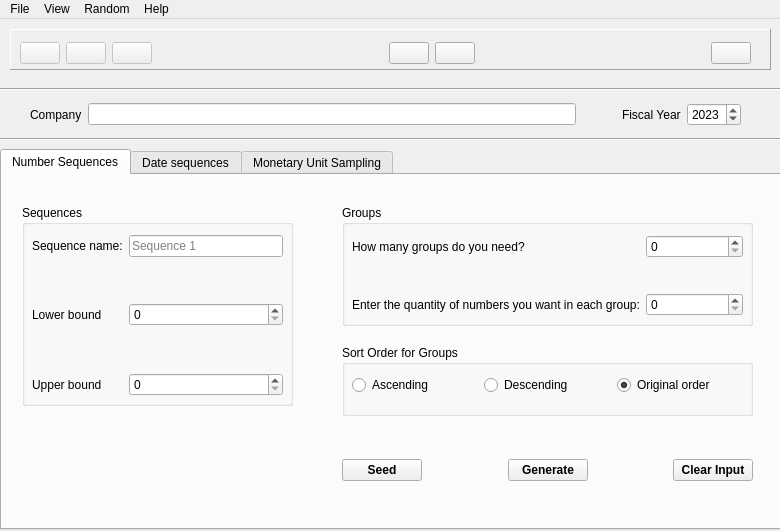
<?xml version="1.0" encoding="UTF-8"?>
<ui version="4.0">
 <author>Tim Lui</author>
 <class>MainWindow</class>
 <widget class="QMainWindow" name="MainWindow">
  <property name="geometry">
   <rect>
    <x>0</x>
    <y>0</y>
    <width>780</width>
    <height>531</height>
   </rect>
  </property>
  <property name="windowTitle">
   <string>AVEGA Random</string>
  </property>
  <property name="windowIcon">
   <iconset resource="resources.qrc">
    <normaloff>:/assets/icons/AVEGA-Favicon.ico</normaloff>:/assets/icons/AVEGA-Favicon.ico</iconset>
  </property>
  <property name="toolButtonStyle">
   <enum>Qt::ToolButtonTextUnderIcon</enum>
  </property>
  <widget class="QWidget" name="company_wrapper">
   <widget class="QTabWidget" name="sampling_types">
    <property name="geometry">
     <rect>
      <x>0</x>
      <y>130</y>
      <width>781</width>
      <height>381</height>
     </rect>
    </property>
    <property name="layoutDirection">
     <enum>Qt::LeftToRight</enum>
    </property>
    <property name="currentIndex">
     <number>0</number>
    </property>
    <property name="documentMode">
     <bool>false</bool>
    </property>
    <property name="tabBarAutoHide">
     <bool>false</bool>
    </property>
    <widget class="QWidget" name="tab_numbers">
     <attribute name="title">
      <string>Number Sequences</string>
     </attribute>
     <widget class="QGroupBox" name="sequence_box_numbers">
      <property name="geometry">
       <rect>
        <x>20</x>
        <y>30</y>
        <width>271</width>
        <height>201</height>
       </rect>
      </property>
      <property name="title">
       <string>Sequences</string>
      </property>
      <widget class="QWidget" name="formLayoutWidget">
       <property name="geometry">
        <rect>
         <x>10</x>
         <y>30</y>
         <width>251</width>
         <height>161</height>
        </rect>
       </property>
       <layout class="QFormLayout" name="sequence_input_numbers">
        <item row="0" column="0">
         <widget class="QLabel" name="label_numbers_seq">
          <property name="text">
           <string>Sequence name:</string>
          </property>
         </widget>
        </item>
        <item row="0" column="1">
         <widget class="QLineEdit" name="sequence_name_numbers">
          <property name="placeholderText">
           <string>Sequence 1</string>
          </property>
         </widget>
        </item>
        <item row="2" column="0">
         <widget class="QLabel" name="label_numbers_lbound">
          <property name="text">
           <string>Lower bound</string>
          </property>
         </widget>
        </item>
        <item row="2" column="1">
         <widget class="QSpinBox" name="lbound_numbers">
          <property name="maximum">
           <number>999999999</number>
          </property>
         </widget>
        </item>
        <item row="4" column="0">
         <widget class="QLabel" name="label_numbers_ubound">
          <property name="text">
           <string>Upper bound</string>
          </property>
         </widget>
        </item>
        <item row="4" column="1">
         <widget class="QSpinBox" name="ubound_numbers">
          <property name="maximum">
           <number>999999999</number>
          </property>
         </widget>
        </item>
        <item row="1" column="0">
         <spacer name="verticalSpacer">
          <property name="orientation">
           <enum>Qt::Vertical</enum>
          </property>
          <property name="sizeHint" stdset="0">
           <size>
            <width>20</width>
            <height>40</height>
           </size>
          </property>
         </spacer>
        </item>
        <item row="3" column="0">
         <spacer name="verticalSpacer_2">
          <property name="orientation">
           <enum>Qt::Vertical</enum>
          </property>
          <property name="sizeHint" stdset="0">
           <size>
            <width>20</width>
            <height>40</height>
           </size>
          </property>
         </spacer>
        </item>
        <item row="1" column="1">
         <spacer name="verticalSpacer_3">
          <property name="orientation">
           <enum>Qt::Vertical</enum>
          </property>
          <property name="sizeHint" stdset="0">
           <size>
            <width>20</width>
            <height>40</height>
           </size>
          </property>
         </spacer>
        </item>
        <item row="3" column="1">
         <spacer name="verticalSpacer_4">
          <property name="orientation">
           <enum>Qt::Vertical</enum>
          </property>
          <property name="sizeHint" stdset="0">
           <size>
            <width>20</width>
            <height>40</height>
           </size>
          </property>
         </spacer>
        </item>
       </layout>
      </widget>
     </widget>
     <widget class="QGroupBox" name="groups_box_numbers">
      <property name="geometry">
       <rect>
        <x>340</x>
        <y>30</y>
        <width>411</width>
        <height>121</height>
       </rect>
      </property>
      <property name="title">
       <string>Groups</string>
      </property>
      <widget class="QWidget" name="formLayoutWidget_2">
       <property name="geometry">
        <rect>
         <x>10</x>
         <y>30</y>
         <width>391</width>
         <height>81</height>
        </rect>
       </property>
       <layout class="QFormLayout" name="group_numbers_input_numbers">
        <item row="0" column="0">
         <widget class="QLabel" name="label_numbers_n_groups">
          <property name="text">
           <string>How many groups do you need?</string>
          </property>
         </widget>
        </item>
        <item row="0" column="1">
         <widget class="QSpinBox" name="n_groups_numbers">
          <property name="maximum">
           <number>10</number>
          </property>
         </widget>
        </item>
        <item row="2" column="0">
         <widget class="QLabel" name="label_numbers_n_elements">
          <property name="text">
           <string>Enter the quantity of numbers you want in each group:</string>
          </property>
         </widget>
        </item>
        <item row="2" column="1">
         <widget class="QSpinBox" name="n_elements_numbers">
          <property name="maximum">
           <number>999999999</number>
          </property>
         </widget>
        </item>
        <item row="1" column="0">
         <spacer name="verticalSpacer_5">
          <property name="orientation">
           <enum>Qt::Vertical</enum>
          </property>
          <property name="sizeHint" stdset="0">
           <size>
            <width>20</width>
            <height>40</height>
           </size>
          </property>
         </spacer>
        </item>
        <item row="1" column="1">
         <spacer name="verticalSpacer_6">
          <property name="orientation">
           <enum>Qt::Vertical</enum>
          </property>
          <property name="sizeHint" stdset="0">
           <size>
            <width>20</width>
            <height>40</height>
           </size>
          </property>
         </spacer>
        </item>
       </layout>
      </widget>
     </widget>
     <widget class="QGroupBox" name="sort_groups_box_numbers">
      <property name="geometry">
       <rect>
        <x>340</x>
        <y>170</y>
        <width>411</width>
        <height>71</height>
       </rect>
      </property>
      <property name="title">
       <string>Sort Order for Groups</string>
      </property>
      <widget class="QWidget" name="horizontalLayoutWidget_2">
       <property name="geometry">
        <rect>
         <x>10</x>
         <y>20</y>
         <width>391</width>
         <height>41</height>
        </rect>
       </property>
       <layout class="QHBoxLayout" name="sort_input_numbers">
        <item>
         <widget class="QRadioButton" name="radiobutton_asc_numbers">
          <property name="text">
           <string>Ascending</string>
          </property>
         </widget>
        </item>
        <item>
         <widget class="QRadioButton" name="radiobutton_desc_numbers">
          <property name="text">
           <string>Descending</string>
          </property>
         </widget>
        </item>
        <item>
         <widget class="QRadioButton" name="radiobutton_org_numbers">
          <property name="text">
           <string>Original order</string>
          </property>
          <property name="checked">
           <bool>true</bool>
          </property>
         </widget>
        </item>
       </layout>
      </widget>
     </widget>
     <widget class="QWidget" name="horizontalLayoutWidget_3">
      <property name="geometry">
       <rect>
        <x>340</x>
        <y>270</y>
        <width>411</width>
        <height>51</height>
       </rect>
      </property>
      <layout class="QHBoxLayout" name="output_btn_numbers">
       <item>
        <widget class="QPushButton" name="btn_seed_numbers">
         <property name="font">
          <font>
           <bold>true</bold>
          </font>
         </property>
         <property name="text">
          <string>Seed</string>
         </property>
         <property name="autoDefault">
          <bool>false</bool>
         </property>
         <property name="default">
          <bool>false</bool>
         </property>
         <property name="flat">
          <bool>false</bool>
         </property>
        </widget>
       </item>
       <item>
        <spacer name="horizontalSpacer_6">
         <property name="orientation">
          <enum>Qt::Horizontal</enum>
         </property>
         <property name="sizeHint" stdset="0">
          <size>
           <width>40</width>
           <height>20</height>
          </size>
         </property>
        </spacer>
       </item>
       <item>
        <widget class="QPushButton" name="btn_generate_numbers">
         <property name="font">
          <font>
           <bold>true</bold>
          </font>
         </property>
         <property name="text">
          <string>Generate</string>
         </property>
        </widget>
       </item>
       <item>
        <spacer name="horizontalSpacer_3">
         <property name="orientation">
          <enum>Qt::Horizontal</enum>
         </property>
         <property name="sizeHint" stdset="0">
          <size>
           <width>40</width>
           <height>20</height>
          </size>
         </property>
        </spacer>
       </item>
       <item>
        <widget class="QPushButton" name="btn_clear_numbers">
         <property name="font">
          <font>
           <bold>true</bold>
          </font>
         </property>
         <property name="text">
          <string>Clear Input</string>
         </property>
        </widget>
       </item>
      </layout>
     </widget>
    </widget>
    <widget class="QWidget" name="tab_dates">
     <attribute name="title">
      <string>Date sequences</string>
     </attribute>
     <widget class="QGroupBox" name="sequence_dates_box">
      <property name="geometry">
       <rect>
        <x>20</x>
        <y>30</y>
        <width>271</width>
        <height>201</height>
       </rect>
      </property>
      <property name="title">
       <string>Sequences</string>
      </property>
      <widget class="QWidget" name="formLayoutWidget_3">
       <property name="geometry">
        <rect>
         <x>10</x>
         <y>30</y>
         <width>251</width>
         <height>161</height>
        </rect>
       </property>
       <layout class="QFormLayout" name="sequence_dates_input">
        <item row="0" column="0">
         <widget class="QLabel" name="label_dates_seq">
          <property name="text">
           <string>Sequence name:</string>
          </property>
         </widget>
        </item>
        <item row="0" column="1">
         <widget class="QLineEdit" name="sequence_name_dates">
          <property name="placeholderText">
           <string>Sequence 1</string>
          </property>
         </widget>
        </item>
        <item row="2" column="0">
         <widget class="QLabel" name="label_dates_lbound">
          <property name="text">
           <string>Lower bound</string>
          </property>
         </widget>
        </item>
        <item row="4" column="0">
         <widget class="QLabel" name="label_dates_ubound">
          <property name="text">
           <string>Upper bound</string>
          </property>
         </widget>
        </item>
        <item row="1" column="0">
         <spacer name="verticalSpacer_7">
          <property name="orientation">
           <enum>Qt::Vertical</enum>
          </property>
          <property name="sizeHint" stdset="0">
           <size>
            <width>20</width>
            <height>40</height>
           </size>
          </property>
         </spacer>
        </item>
        <item row="3" column="0">
         <spacer name="verticalSpacer_8">
          <property name="orientation">
           <enum>Qt::Vertical</enum>
          </property>
          <property name="sizeHint" stdset="0">
           <size>
            <width>20</width>
            <height>40</height>
           </size>
          </property>
         </spacer>
        </item>
        <item row="1" column="1">
         <spacer name="verticalSpacer_9">
          <property name="orientation">
           <enum>Qt::Vertical</enum>
          </property>
          <property name="sizeHint" stdset="0">
           <size>
            <width>20</width>
            <height>40</height>
           </size>
          </property>
         </spacer>
        </item>
        <item row="3" column="1">
         <spacer name="verticalSpacer_10">
          <property name="orientation">
           <enum>Qt::Vertical</enum>
          </property>
          <property name="sizeHint" stdset="0">
           <size>
            <width>20</width>
            <height>40</height>
           </size>
          </property>
         </spacer>
        </item>
        <item row="2" column="1">
         <widget class="QDateEdit" name="lbound_dates">
          <property name="date">
           <date>
            <year>2000</year>
            <month>1</month>
            <day>1</day>
           </date>
          </property>
         </widget>
        </item>
        <item row="4" column="1">
         <widget class="QDateEdit" name="ubound_dates">
          <property name="date">
           <date>
            <year>2000</year>
            <month>1</month>
            <day>1</day>
           </date>
          </property>
         </widget>
        </item>
       </layout>
      </widget>
     </widget>
     <widget class="QGroupBox" name="groups_box_dates">
      <property name="geometry">
       <rect>
        <x>340</x>
        <y>30</y>
        <width>411</width>
        <height>121</height>
       </rect>
      </property>
      <property name="title">
       <string>Groups</string>
      </property>
      <widget class="QWidget" name="formLayoutWidget_4">
       <property name="geometry">
        <rect>
         <x>10</x>
         <y>30</y>
         <width>391</width>
         <height>81</height>
        </rect>
       </property>
       <layout class="QFormLayout" name="group_input_dates">
        <item row="0" column="0">
         <widget class="QLabel" name="label_dates_n_groups">
          <property name="text">
           <string>How many groups do you need?</string>
          </property>
         </widget>
        </item>
        <item row="0" column="1">
         <widget class="QSpinBox" name="n_groups_dates">
          <property name="maximum">
           <number>10</number>
          </property>
         </widget>
        </item>
        <item row="2" column="0">
         <widget class="QLabel" name="label_dates_n_elements">
          <property name="text">
           <string>Enter the quantity of numbers you want in each group:</string>
          </property>
         </widget>
        </item>
        <item row="2" column="1">
         <widget class="QSpinBox" name="n_elements_dates">
          <property name="maximum">
           <number>999999999</number>
          </property>
         </widget>
        </item>
        <item row="1" column="0">
         <spacer name="verticalSpacer_11">
          <property name="orientation">
           <enum>Qt::Vertical</enum>
          </property>
          <property name="sizeHint" stdset="0">
           <size>
            <width>20</width>
            <height>40</height>
           </size>
          </property>
         </spacer>
        </item>
        <item row="1" column="1">
         <spacer name="verticalSpacer_12">
          <property name="orientation">
           <enum>Qt::Vertical</enum>
          </property>
          <property name="sizeHint" stdset="0">
           <size>
            <width>20</width>
            <height>40</height>
           </size>
          </property>
         </spacer>
        </item>
       </layout>
      </widget>
     </widget>
     <widget class="QGroupBox" name="sort_numbers_box_dates">
      <property name="geometry">
       <rect>
        <x>340</x>
        <y>170</y>
        <width>411</width>
        <height>71</height>
       </rect>
      </property>
      <property name="title">
       <string>Sort Order for Groups</string>
      </property>
      <widget class="QWidget" name="horizontalLayoutWidget_5">
       <property name="geometry">
        <rect>
         <x>10</x>
         <y>20</y>
         <width>391</width>
         <height>41</height>
        </rect>
       </property>
       <layout class="QHBoxLayout" name="sort_numbers_input_dates">
        <item>
         <widget class="QRadioButton" name="radiobutton_asc_dates">
          <property name="text">
           <string>Ascending</string>
          </property>
         </widget>
        </item>
        <item>
         <widget class="QRadioButton" name="radiobutton_desc_dates">
          <property name="text">
           <string>Descending</string>
          </property>
         </widget>
        </item>
        <item>
         <widget class="QRadioButton" name="radiobutton_org_dates">
          <property name="text">
           <string>Original order</string>
          </property>
          <property name="checked">
           <bool>true</bool>
          </property>
         </widget>
        </item>
       </layout>
      </widget>
     </widget>
     <widget class="QWidget" name="horizontalLayoutWidget_6">
      <property name="geometry">
       <rect>
        <x>340</x>
        <y>270</y>
        <width>411</width>
        <height>51</height>
       </rect>
      </property>
      <layout class="QHBoxLayout" name="output_area_dates">
       <item>
        <widget class="QPushButton" name="btn_seed_dates">
         <property name="font">
          <font>
           <bold>true</bold>
          </font>
         </property>
         <property name="text">
          <string>Seed</string>
         </property>
        </widget>
       </item>
       <item>
        <spacer name="horizontalSpacer_7">
         <property name="orientation">
          <enum>Qt::Horizontal</enum>
         </property>
         <property name="sizeHint" stdset="0">
          <size>
           <width>40</width>
           <height>20</height>
          </size>
         </property>
        </spacer>
       </item>
       <item>
        <widget class="QPushButton" name="btn_generate_dates">
         <property name="font">
          <font>
           <bold>true</bold>
          </font>
         </property>
         <property name="text">
          <string>Generate</string>
         </property>
        </widget>
       </item>
       <item>
        <spacer name="horizontalSpacer_5">
         <property name="orientation">
          <enum>Qt::Horizontal</enum>
         </property>
         <property name="sizeHint" stdset="0">
          <size>
           <width>40</width>
           <height>20</height>
          </size>
         </property>
        </spacer>
       </item>
       <item>
        <widget class="QPushButton" name="btn_clear_dates">
         <property name="font">
          <font>
           <bold>true</bold>
          </font>
         </property>
         <property name="text">
          <string>Clear Input</string>
         </property>
        </widget>
       </item>
      </layout>
     </widget>
     <widget class="QGroupBox" name="exclude_dates">
      <property name="geometry">
       <rect>
        <x>20</x>
        <y>240</y>
        <width>271</width>
        <height>80</height>
       </rect>
      </property>
      <property name="title">
       <string>Exclude days</string>
      </property>
      <widget class="QWidget" name="horizontalLayoutWidget_7">
       <property name="geometry">
        <rect>
         <x>10</x>
         <y>20</y>
         <width>252</width>
         <height>51</height>
        </rect>
       </property>
       <layout class="QHBoxLayout" name="horizontalLayout_7">
        <item>
         <widget class="QCheckBox" name="exclude_saturdays">
          <property name="text">
           <string>Saturdays</string>
          </property>
         </widget>
        </item>
        <item>
         <widget class="QCheckBox" name="exclude_sundays">
          <property name="text">
           <string>Sundays</string>
          </property>
         </widget>
        </item>
        <item>
         <widget class="QCheckBox" name="exclude_bank_holidays">
          <property name="text">
           <string>Bank holidays</string>
          </property>
         </widget>
        </item>
       </layout>
      </widget>
     </widget>
    </widget>
    <widget class="QWidget" name="tab_mus">
     <attribute name="title">
      <string>Monetary Unit Sampling</string>
     </attribute>
    </widget>
   </widget>
   <widget class="Line" name="line">
    <property name="geometry">
     <rect>
      <x>0</x>
      <y>60</y>
      <width>781</width>
      <height>20</height>
     </rect>
    </property>
    <property name="orientation">
     <enum>Qt::Horizontal</enum>
    </property>
   </widget>
   <widget class="QFrame" name="legend_wrapper">
    <property name="enabled">
     <bool>true</bool>
    </property>
    <property name="geometry">
     <rect>
      <x>10</x>
      <y>10</y>
      <width>761</width>
      <height>41</height>
     </rect>
    </property>
    <property name="styleSheet">
     <string notr="true"/>
    </property>
    <property name="frameShape">
     <enum>QFrame::Panel</enum>
    </property>
    <property name="frameShadow">
     <enum>QFrame::Raised</enum>
    </property>
    <widget class="QWidget" name="horizontalLayoutWidget">
     <property name="geometry">
      <rect>
       <x>10</x>
       <y>10</y>
       <width>731</width>
       <height>28</height>
      </rect>
     </property>
     <layout class="QHBoxLayout" name="legend">
      <item>
       <widget class="QPushButton" name="pushButton_new_file">
        <property name="enabled">
         <bool>false</bool>
        </property>
        <property name="toolTip">
         <string>new file</string>
        </property>
        <property name="styleSheet">
         <string notr="true"/>
        </property>
        <property name="icon">
         <iconset resource="resources.qrc">
          <normaloff>:/assets/icons/new_file.png</normaloff>:/assets/icons/new_file.png</iconset>
        </property>
        <property name="autoDefault">
         <bool>false</bool>
        </property>
        <property name="default">
         <bool>false</bool>
        </property>
        <property name="flat">
         <bool>false</bool>
        </property>
       </widget>
      </item>
      <item>
       <widget class="QPushButton" name="pushButton_save_as">
        <property name="enabled">
         <bool>false</bool>
        </property>
        <property name="toolTip">
         <string>save as</string>
        </property>
        <property name="text">
         <string/>
        </property>
        <property name="icon">
         <iconset resource="resources.qrc">
          <normaloff>:/assets/icons/folder.png</normaloff>:/assets/icons/folder.png</iconset>
        </property>
       </widget>
      </item>
      <item>
       <widget class="QPushButton" name="pushButton_save">
        <property name="enabled">
         <bool>false</bool>
        </property>
        <property name="toolTip">
         <string>save</string>
        </property>
        <property name="text">
         <string/>
        </property>
        <property name="icon">
         <iconset resource="resources.qrc">
          <normaloff>:/assets/icons/save.png</normaloff>:/assets/icons/save.png</iconset>
        </property>
        <property name="iconSize">
         <size>
          <width>16</width>
          <height>16</height>
         </size>
        </property>
       </widget>
      </item>
      <item>
       <spacer name="horizontalSpacer">
        <property name="orientation">
         <enum>Qt::Horizontal</enum>
        </property>
        <property name="sizeHint" stdset="0">
         <size>
          <width>40</width>
          <height>20</height>
         </size>
        </property>
       </spacer>
      </item>
      <item>
       <widget class="QPushButton" name="pushButton_copy">
        <property name="toolTip">
         <string>copy</string>
        </property>
        <property name="text">
         <string/>
        </property>
        <property name="icon">
         <iconset resource="resources.qrc">
          <normaloff>:/assets/icons/copy.png</normaloff>:/assets/icons/copy.png</iconset>
        </property>
       </widget>
      </item>
      <item alignment="Qt::AlignHCenter">
       <widget class="QPushButton" name="pushButton_paste">
        <property name="toolTip">
         <string>paste</string>
        </property>
        <property name="text">
         <string/>
        </property>
        <property name="icon">
         <iconset resource="resources.qrc">
          <normaloff>:/assets/icons/paste.png</normaloff>:/assets/icons/paste.png</iconset>
        </property>
        <property name="iconSize">
         <size>
          <width>16</width>
          <height>16</height>
         </size>
        </property>
       </widget>
      </item>
      <item>
       <spacer name="horizontalSpacer_2">
        <property name="orientation">
         <enum>Qt::Horizontal</enum>
        </property>
        <property name="sizeHint" stdset="0">
         <size>
          <width>40</width>
          <height>20</height>
         </size>
        </property>
       </spacer>
      </item>
      <item>
       <widget class="QPushButton" name="pushButton_help">
        <property name="toolTip">
         <string>help</string>
        </property>
        <property name="text">
         <string/>
        </property>
        <property name="icon">
         <iconset resource="resources.qrc">
          <normaloff>:/assets/icons/q_mark.png</normaloff>:/assets/icons/q_mark.png</iconset>
        </property>
       </widget>
      </item>
     </layout>
    </widget>
   </widget>
   <widget class="QWidget" name="horizontalLayoutWidget_4">
    <property name="geometry">
     <rect>
      <x>30</x>
      <y>80</y>
      <width>711</width>
      <height>31</height>
     </rect>
    </property>
    <layout class="QHBoxLayout" name="company_input">
     <item>
      <widget class="QLabel" name="company_label">
       <property name="text">
        <string>Company</string>
       </property>
      </widget>
     </item>
     <item>
      <widget class="QLineEdit" name="company_name">
       <property name="sizePolicy">
        <sizepolicy hsizetype="Expanding" vsizetype="Fixed">
         <horstretch>1</horstretch>
         <verstretch>0</verstretch>
        </sizepolicy>
       </property>
       <property name="focusPolicy">
        <enum>Qt::ClickFocus</enum>
       </property>
      </widget>
     </item>
     <item>
      <spacer name="horizontalSpacer_4">
       <property name="orientation">
        <enum>Qt::Horizontal</enum>
       </property>
       <property name="sizeHint" stdset="0">
        <size>
         <width>40</width>
         <height>20</height>
        </size>
       </property>
      </spacer>
     </item>
     <item>
      <widget class="QLabel" name="year_label">
       <property name="text">
        <string>Fiscal Year</string>
       </property>
      </widget>
     </item>
     <item>
      <widget class="QDateEdit" name="company_year">
       <property name="displayFormat">
        <string>yyyy</string>
       </property>
       <property name="date">
        <date>
         <year>2023</year>
         <month>1</month>
         <day>1</day>
        </date>
       </property>
      </widget>
     </item>
    </layout>
   </widget>
   <widget class="Line" name="line_2">
    <property name="geometry">
     <rect>
      <x>0</x>
      <y>110</y>
      <width>781</width>
      <height>20</height>
     </rect>
    </property>
    <property name="orientation">
     <enum>Qt::Horizontal</enum>
    </property>
   </widget>
   <zorder>legend_wrapper</zorder>
   <zorder>sampling_types</zorder>
   <zorder>line</zorder>
   <zorder>horizontalLayoutWidget_4</zorder>
   <zorder>line_2</zorder>
  </widget>
  <widget class="QMenuBar" name="menubar">
   <property name="geometry">
    <rect>
     <x>0</x>
     <y>0</y>
     <width>780</width>
     <height>22</height>
    </rect>
   </property>
   <widget class="QMenu" name="menuSave">
    <property name="autoFillBackground">
     <bool>false</bool>
    </property>
    <property name="title">
     <string>File</string>
    </property>
    <addaction name="actionSave"/>
    <addaction name="separator"/>
    <addaction name="actionSave_as"/>
    <addaction name="separator"/>
   </widget>
   <widget class="QMenu" name="menuView">
    <property name="title">
     <string>View</string>
    </property>
    <addaction name="actionMagnification"/>
    <addaction name="separator"/>
   </widget>
   <widget class="QMenu" name="menuRandom">
    <property name="title">
     <string>Random</string>
    </property>
   </widget>
   <widget class="QMenu" name="menuHelp">
    <property name="title">
     <string>Help</string>
    </property>
    <addaction name="actionAbout"/>
    <addaction name="separator"/>
    <addaction name="actionHow_to"/>
    <addaction name="separator"/>
   </widget>
   <addaction name="menuSave"/>
   <addaction name="menuView"/>
   <addaction name="menuRandom"/>
   <addaction name="menuHelp"/>
  </widget>
  <action name="actionAbout">
   <property name="checkable">
    <bool>false</bool>
   </property>
   <property name="text">
    <string>About</string>
   </property>
  </action>
  <action name="actionHow_to">
   <property name="checkable">
    <bool>false</bool>
   </property>
   <property name="text">
    <string>How to</string>
   </property>
  </action>
  <action name="actionUndo">
   <property name="checkable">
    <bool>true</bool>
   </property>
   <property name="text">
    <string>Undo</string>
   </property>
  </action>
  <action name="actionRedo">
   <property name="checkable">
    <bool>true</bool>
   </property>
   <property name="text">
    <string>Redo</string>
   </property>
  </action>
  <action name="actionMagnification">
   <property name="checkable">
    <bool>true</bool>
   </property>
   <property name="text">
    <string>Magnification</string>
   </property>
  </action>
  <action name="actionSave">
   <property name="checkable">
    <bool>false</bool>
   </property>
   <property name="text">
    <string>Save</string>
   </property>
  </action>
  <action name="actionSave_as">
   <property name="checkable">
    <bool>false</bool>
   </property>
   <property name="text">
    <string>Save as</string>
   </property>
  </action>
 </widget>
 <tabstops>
  <tabstop>sampling_types</tabstop>
  <tabstop>sequence_name_numbers</tabstop>
  <tabstop>pushButton_new_file</tabstop>
  <tabstop>ubound_numbers</tabstop>
  <tabstop>n_groups_numbers</tabstop>
  <tabstop>n_elements_numbers</tabstop>
  <tabstop>radiobutton_asc_numbers</tabstop>
  <tabstop>radiobutton_desc_numbers</tabstop>
  <tabstop>radiobutton_org_numbers</tabstop>
  <tabstop>btn_generate_numbers</tabstop>
  <tabstop>btn_clear_numbers</tabstop>
  <tabstop>lbound_numbers</tabstop>
  <tabstop>pushButton_save_as</tabstop>
  <tabstop>pushButton_save</tabstop>
  <tabstop>pushButton_copy</tabstop>
  <tabstop>pushButton_paste</tabstop>
  <tabstop>pushButton_help</tabstop>
  <tabstop>sequence_name_dates</tabstop>
  <tabstop>n_groups_dates</tabstop>
  <tabstop>n_elements_dates</tabstop>
  <tabstop>radiobutton_asc_dates</tabstop>
  <tabstop>radiobutton_desc_dates</tabstop>
  <tabstop>radiobutton_org_dates</tabstop>
  <tabstop>btn_generate_dates</tabstop>
  <tabstop>btn_clear_dates</tabstop>
  <tabstop>lbound_dates</tabstop>
  <tabstop>ubound_dates</tabstop>
  <tabstop>exclude_saturdays</tabstop>
  <tabstop>exclude_sundays</tabstop>
  <tabstop>exclude_bank_holidays</tabstop>
  <tabstop>btn_seed_numbers</tabstop>
  <tabstop>btn_seed_dates</tabstop>
  <tabstop>company_year</tabstop>
 </tabstops>
 <resources>
  <include location="resources.qrc"/>
 </resources>
 <connections/>
</ui>
